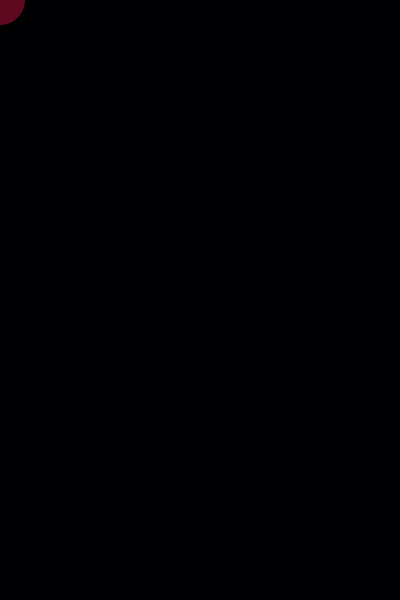
Frame 1 (no input)
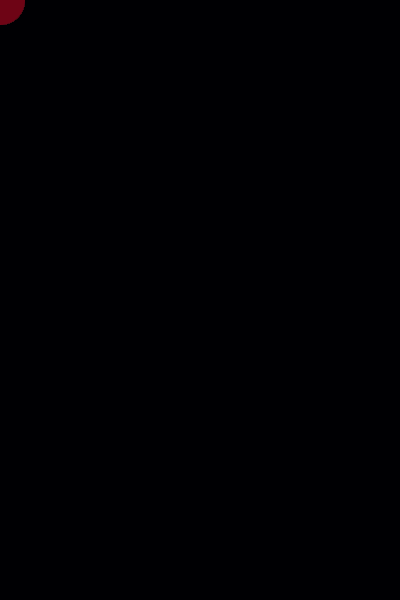
Frame 60 (the mouse pressed at the canvas centre just before this capture)
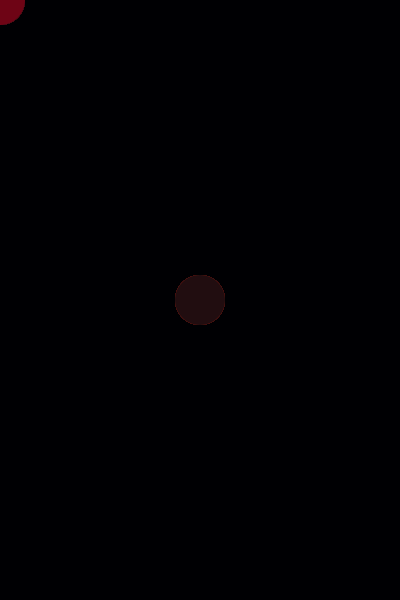
Frame 120 (the mouse held since frame 60 and released just before this capture)

The Processing sketch that drew these frames (run headless with seeded random() and noise(); from frame 60 on, the mouse is pressed at the canvas centre):

// Processing sketch: processing_48392
// ── processing_48392.pde

//Jaylynne Yancy

void setup ()
{
  size( 400, 600 );
  background (0 , 0, 3 );
  smooth() ;
  frameRate(15) ;
}

void draw()
{
  strokeWeight (1754) ;
  stroke(22, 55, 65, 42);
  fill( 0,0,0,50);
  //rect (0, 0, width, height ) ;
  fill ( random (147), random (34) , random (34) ) ; 
  ellipse (mouseX , mouseY, 50, 50) ;
 
}
 void keyPressed() 
{
  background (5, 5, 0, 2) ;
}
